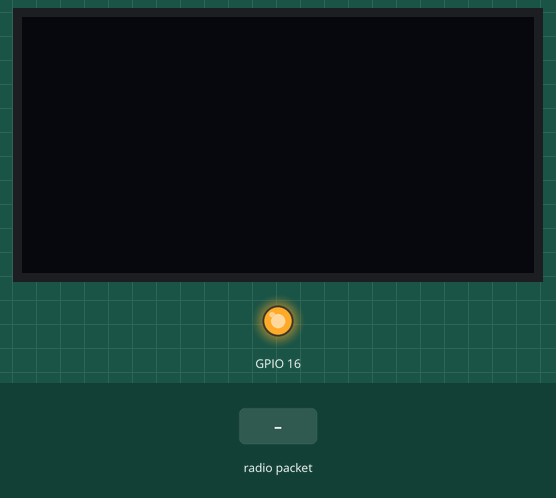
The sketch below on a simulated ESP32. Parts: 128×64 one-colour display, output pins drawn as LEDs (lit = HIGH). Inputs (shaded band) come from the test bench. No radio packets arrive unless stated; what the sketch prints to the serial monitor is not drawn.

Above: at 2.7 s.
2.8 s: radio packet "1" arrives
At 3.3 s:
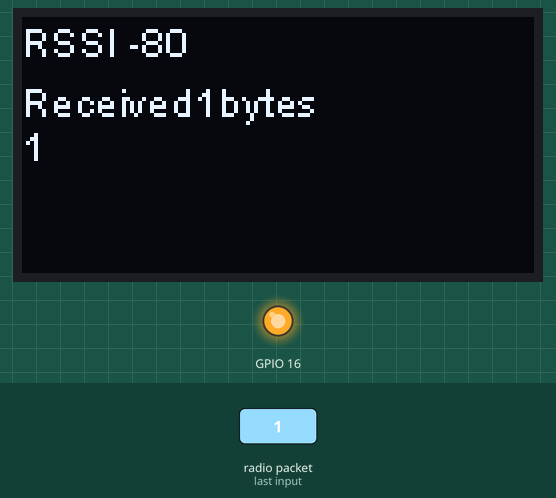
4.3 s: radio packet "0" arrives
At 5.5 s:
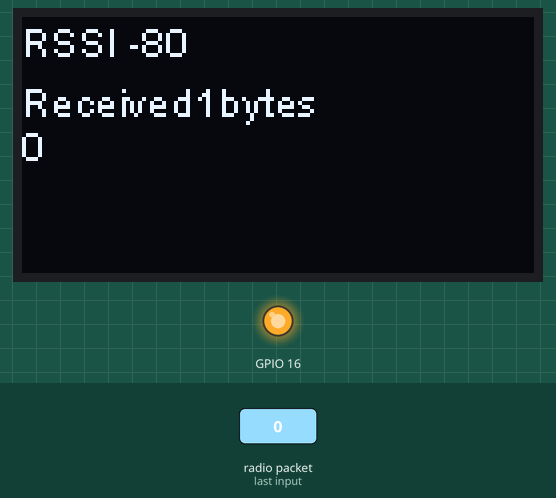
5.8 s: radio packet "2" arrives
Timing chart, 0 to 8.8 s (numbered marks = the images above; inputs shaded):
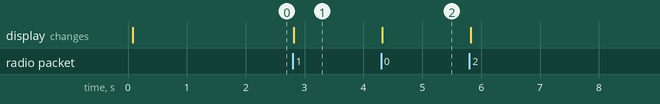

The sketch:

Lora_Recive_Test.ino
```cpp
#include <SPI.h>
#include <LoRa.h>
#include "SSD1306.h"

#define SCK 5 // GPIO5 - SX1278's SCK
#define MISO 19 // GPIO19 - SX1278's MISO
#define MOSI 27 // GPIO27 - SX1278's MOSI
#define SS 18 // GPIO18 - SX1278's CS
#define RST 14 // GPIO14 - SX1278's RESET
#define DI0 26 // GPIO26 - SX1278's IRQ (interrupt request)
#define BAND 868E6 // 915E6

SSD1306 display (0x3c, 4, 15);
String rssi = "RSSI -";
String packSize = "-";
String packet;


void loraData () {
  display.clear ();
  display.setTextAlignment (TEXT_ALIGN_LEFT);
  display.setFont (ArialMT_Plain_10);
  display.drawString (0, 15, "Received" + packSize + "bytes");
  display.drawStringMaxWidth (0, 26, 128, packet);
  display.drawString (0, 0, rssi);
  display.display ();
}

void cbk (int packetSize) {
  packet = "";
  packSize = String(packetSize, DEC);
  for (int i = 0; i < packetSize; i++) { packet += (char) LoRa.read(); }
  rssi = "RSSI " + String(LoRa.packetRssi(), DEC) ;
  loraData();
}

void setup () {
  pinMode (16, OUTPUT);
  digitalWrite (16, LOW); // set GPIO16 low to reset OLED
  delay (50);
  digitalWrite (16, HIGH); // while OLED is running, GPIO16 must go high,

  Serial.begin (9600);
  while (! Serial);
  Serial.println ();
  Serial.println ("LoRa Receiver Callback");
  SPI.begin (SCK, MISO, MOSI, SS);
  LoRa.setPins (SS, RST, DI0);
  if (! LoRa.begin (BAND)) {
    Serial.println ("Starting LoRa failed!");
    while (1);
  }
  //LoRa.onReceive(cbk);
  LoRa.receive ();
  Serial.println ("init ok");
  display.init ();
  display.flipScreenVertically ();
  display.setFont (ArialMT_Plain_10);

  delay (1500);
}

void loop () {
  int packetSize = LoRa.parsePacket ();
  if (packetSize) {cbk (packetSize); }
  delay (10);
}
```

Measured:
- after the input at 2.8 s, the display: changes at once (image 1)
- after the input at 4.3 s, the display: changes at once (image 2)
